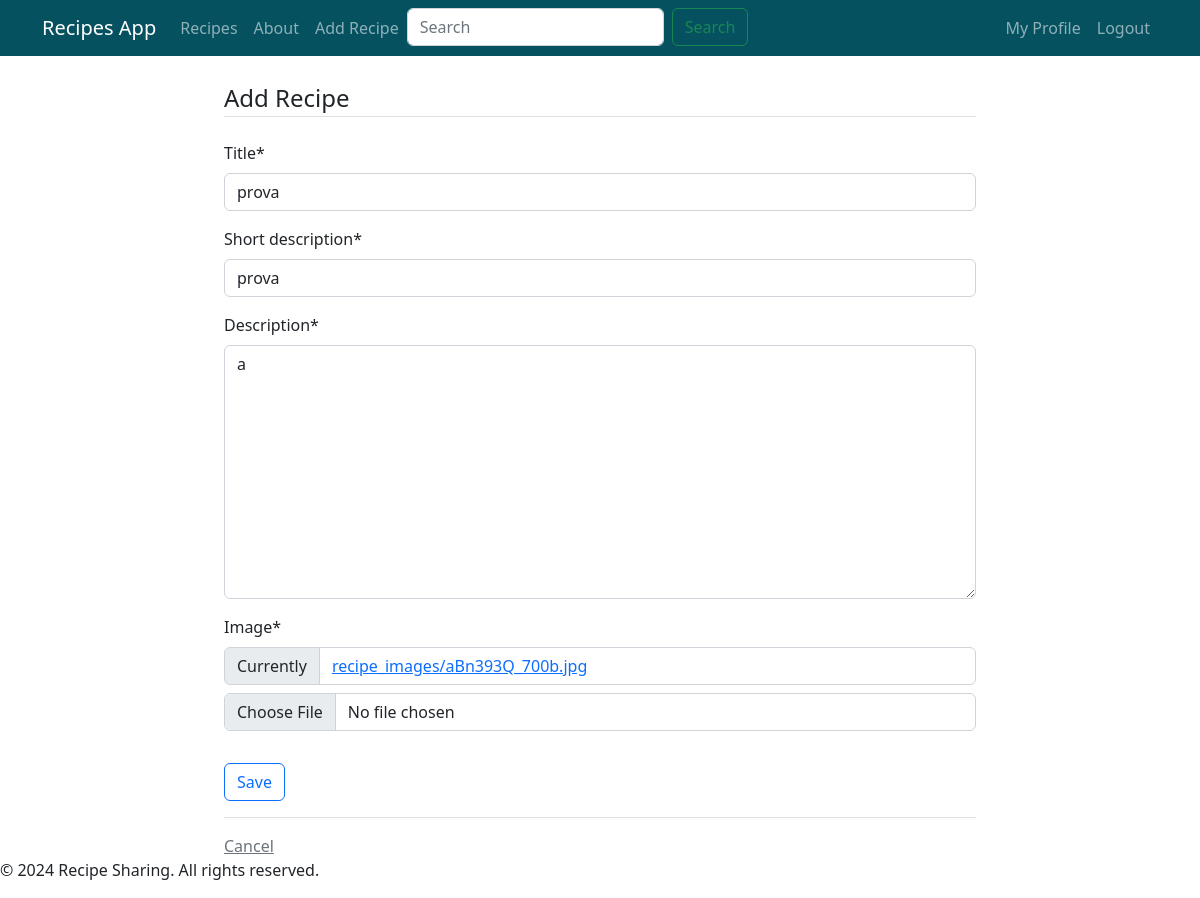
/recipe/75/update (signed in), run on the app's committed database.
### recipe/models.py (models this page shows, shortened)
class Recipe(models.Model):
  title = models.CharField(max_length=100)
  description = models.TextField()
  short_description = models.CharField(max_length=200,default='')
  author = models.ForeignKey(User, on_delete=models.CASCADE)
  image = models.ImageField(upload_to='recipe_images/', validators=[FileExtensionValidator(['jpg', 'jpeg', 'png'])], null=True, blank=False)
  created_at = models.DateTimeField(auto_now_add=True)
  updated_at = models.DateTimeField(auto_now=True)

### recipe/views.py (the view)
# urls.py: path('recipe/<int:pk>/update', views.RecipeUpdateView.as_view(), name="update"),
class RecipeUpdateView(LoginRequiredMixin, UserPassesTestMixin, UpdateView):
    model = models.Recipe
    fields = ['title', 'short_description', 'description', 'image']
    template_name = 'recipe_form.html'
    def test_func(self):
        recipe = self.get_object()
        user = self.request.user
        return user == recipe.author or user.is_staff

### templates/recipe_form.html (shortened to what this page needs)
{% extends "base.html" %}
{% load crispy_forms_tags %}
{% block content %}
<div class="container">
  <form method="POST" enctype="multipart/form-data">
    <fieldset class="form-group">
      <legend class="border-bottom mb-4">Add Recipe</legend>
      {{ form|crispy }}
    </fieldset>
    <div class="form-group py-3">
      <input class="btn btn-outline-primary" type="submit" value="Save" />
    </div>
  </form>
  <div class="border-top pt-3">
    <a class="text-muted" href="{% url 'homepage' %}">Cancel</a>
  </div>
</div>
{% endblock content %}

### data on the page
Recipe: title "prova", short_description "prova", description "a"
